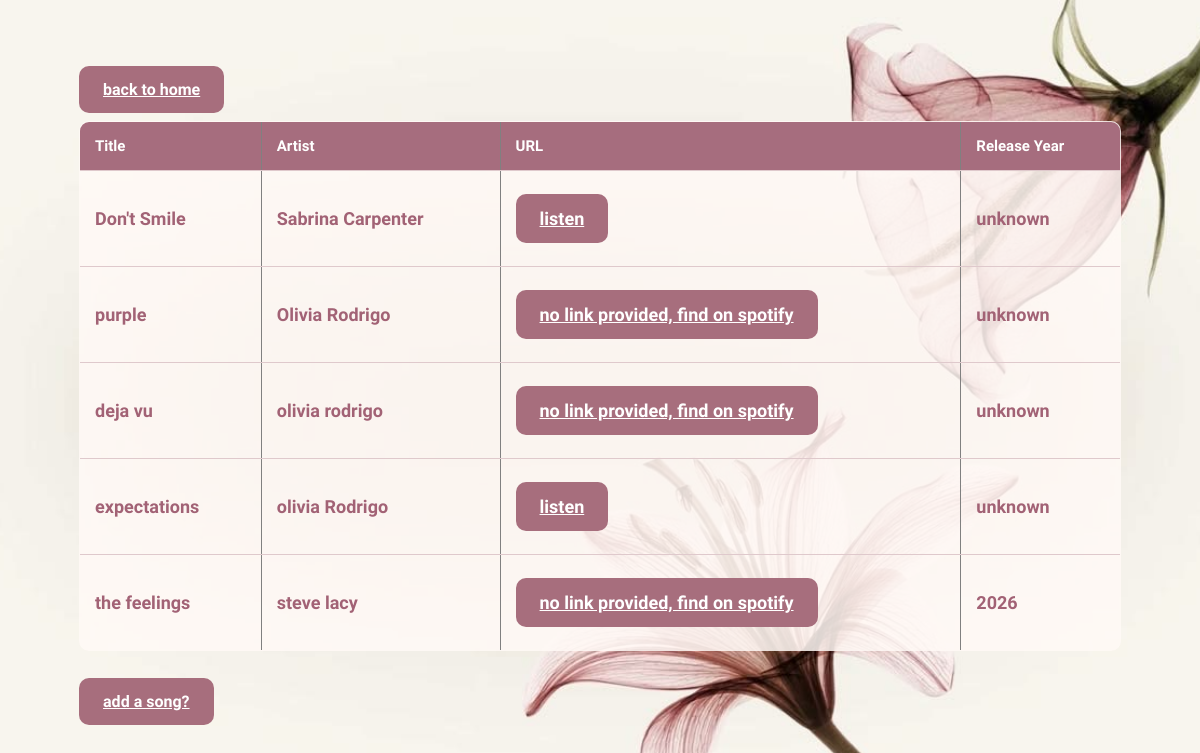
/playlist, run on an earlier commit of the app's database.
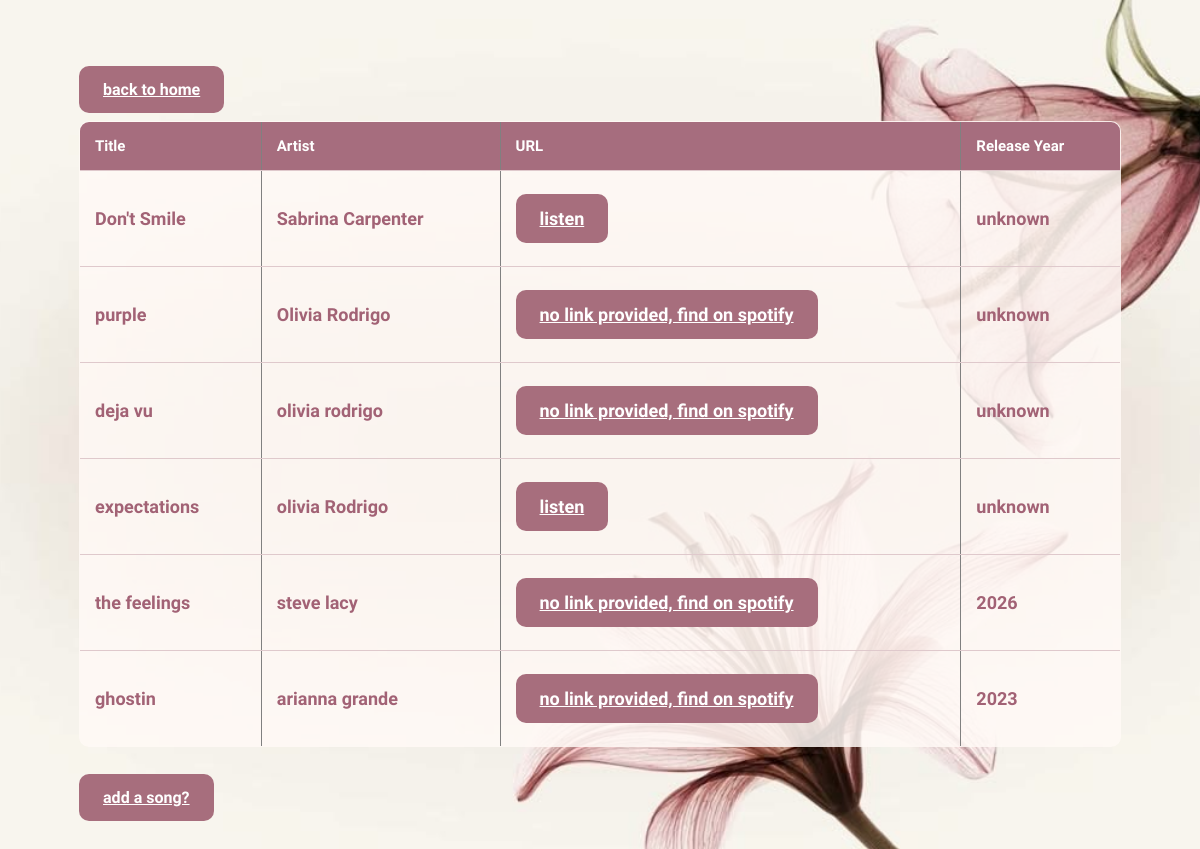
And on a later commit of the database.
### tables this page shows
CREATE TABLE playlist (
          id INTEGER PRIMARY KEY AUTOINCREMENT,
          title TEXT NOT NULL,
          artist TEXT NOT NULL,
          url TEXT
        , release_year INTEGER);

### app.py (the view)
@app.route('/playlist')
def playlist():
    entries = [
        dict(
            title=row[1],
            artist=row[2],
            url=row[3],
            release_year=row[4]
        )
        for row in db.select()
    ]
    return render_template('playlist.html', entries=entries)

### model_sqlite3.py (called while the page is built)
  def select(self):
    with sqlite3.connect('playlist.db') as connection:
      cursor = connection.execute(
        """
          SELECT * FROM playlist
        """
      )
      playlist = cursor.fetchall()
      return playlist

### templates/playlist.html (shortened to what this page needs)
{% extends "layout.html" %} {% block content %}
<!doctype html>
<html>
  <head>
  </head>
  <body>
    <a href="/">back to home</a>
    <table border="1">
      <tr>
        <th>Title</th>
        <th>Artist</th>
        <th>URL</th>
        <th>Release Year</th>
      </tr>
      {% for entry in entries %}
      <tr>
        <td>{{ entry.title }}</td>
        <td>{{ entry.artist }}</td>
        <td>
          {% if entry.url %}
          <a href="{{ entry.url }}" target="_blank">listen</a>
          {% else %}
          <a
            href="https://open.spotify.com/search/{{ (entry.title ~ ' ' ~ entry.artist) | urlencode }}"
            target="_blank"
            >no link provided, find on spotify</a
          >
          {% endif %}
        </td>
        <td>
          {{ entry.release_year if entry.release_year is not none else "unknown"
          }}
        </td>
      </tr>
      {% endfor %}
    </table>
    <br />
    <a href="/add">add a song?</a>
    <br />
  </body>
</html>
{% endblock %}

### templates/layout.html (shortened to what this page needs)
<!doctype html>
<html lang="'en">
  <head>
    <link
      rel="stylesheet"
      href="{{ url_for('static', filename='style.css') }}"
    />
  </head>
  <body>
    <div class="page">{% block content %}{% endblock %}</div>
  </body>
</html>

### static/style.css (style rules this page uses)
body { font-family: "STIX Two Text", serif; font-weight: 500; background-image: url("background.JPG"); background-size: cover; background-position: center; background-repeat: no-repeat; background-attachment: fixed; }
.page { min-height: 60vh; display: flex; flex-direction: column; justify-content: center; align-items: flex-start; padding: 50px 6%; box-sizing: border-box; }
a, button, input[type="submit"] { font-family: "Be Vietnam Pro", sans-serif; font-weight: 700; display: inline-block; background-color: #a76e7d; color: white; padding: 14px 24px; border: none; border-radius: 10px; cursor: pointer; margin: 8px 10px 8px 0; transition: background-color 0.2s; }
table { width: 100%; border-collapse: collapse; background: rgba(255, 250, 246, 0.85); border-radius: 10px; overflow: hidden; }
th, td { padding: 15px; text-align: left; border-bottom: 1px solid #dfc9cc; color: #a26275; font-weight: bold; font-size: 18px; }
th { font-family: "Be Vietnam Pro", sans-serif; font-weight: 700; font-size: 15px; background-color: #a66d7e; color: white; }

What changed in the data, as far as the page shows it:
added playlist: title "ghostin", artist "arianna grande", release_year "2023"
